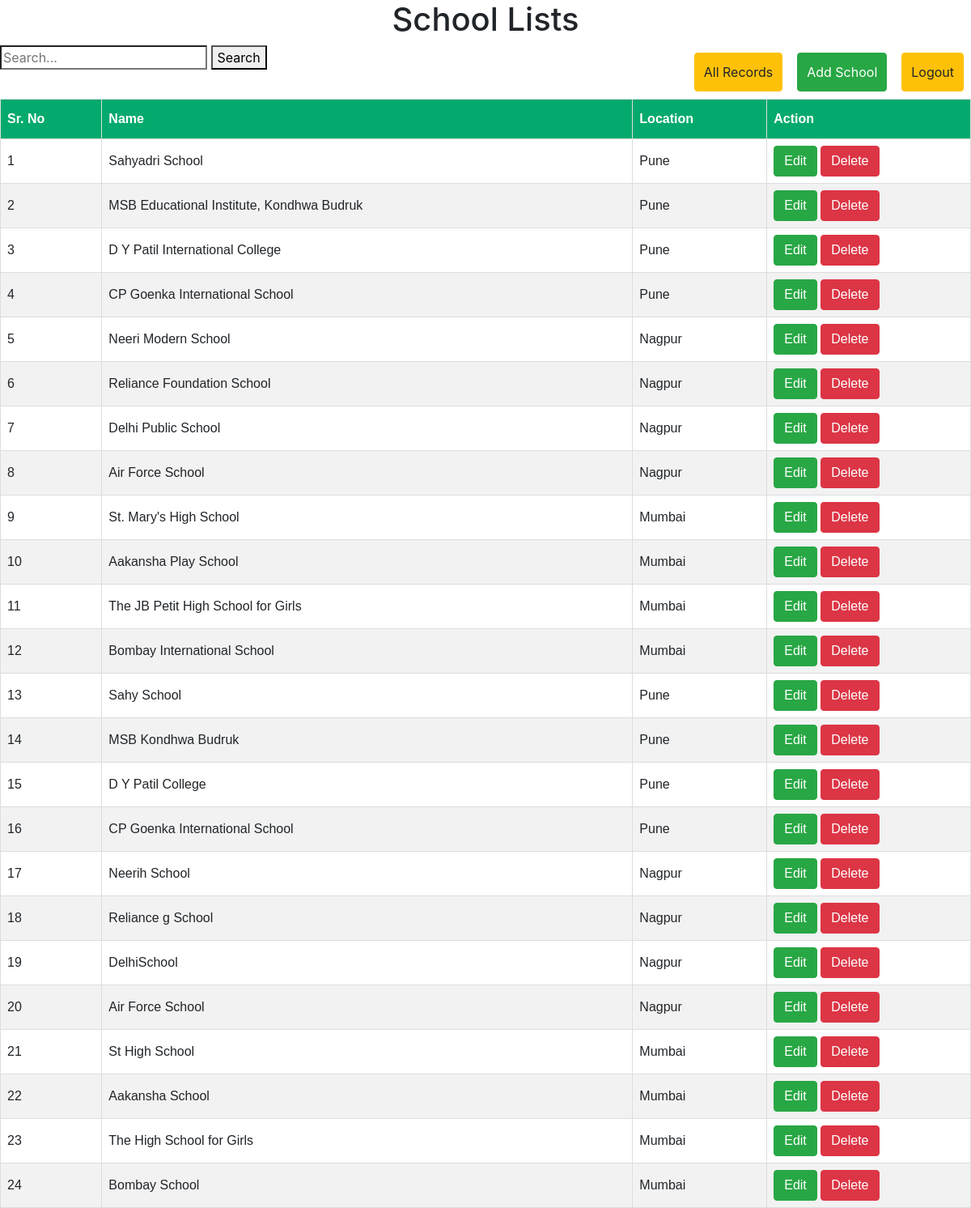
Screenshot of /index.php/register/search with the database file from the repository.
### tables this page shows
CREATE TABLE `school` (
  `id` int(11) NOT NULL,
  `reg_id` int(11) NOT NULL,
  `name` varchar(255) NOT NULL,
  `location` varchar(255) NOT NULL,
  `created` timestamp NOT NULL DEFAULT current_timestamp()
);

### application/controllers/Register.php (called while the page is built, shortened)
<?php
class Register extends CI_Controller {
	function __construct()
	{
	     $this->load->database();
	     $this->load->helpers(array('form', 'url'));
	     $this->load->model('Admin_model');
         $this->load->model('WebModel');
	 }
public function search(){
                $result  =  $this->WebModel->search();
               if(count($result)>0){
                $data['search']=$result;
                $this->load->view('search',$data);
                  }else{
                     $this->session->set_flashdata('msg', 'School Name Not Available');
            redirect('school-list','refresh');
                }
}
}

### index.php (called while the page is built, shortened)
<?php
require_once BASEPATH.'core/CodeIgniter.php';

### application/models/WebModel.php (called while the page is built, shortened)
<?php class WebModel extends CI_Model {
    public function search(){
                  $query1=$this->db->query("SELECT * FROM School WHERE name LIKE '%".$_POST['name']."%' " );
       return $query1->result();
    }
    }
?>

### application/views/search.php (the view, shortened to what this page needs)
<!DOCTYPE html>
<html>
<head>
    <link href="https://stackpath.bootstrapcdn.com/bootstrap/4.4.1/css/bootstrap.min.css" rel="stylesheet">
</head>
<body>
<h1 style="text-align: center;">School Lists</h1>
<a href="<?php echo base_url(); ?>logout" class="btn btn-warning ">Logout</a>
<a href="<?php echo base_url(); ?>create" class="btn btn-success " style="float: right;
    padding: 11px;  margin: 9px;">Add School</a>
    <a href="<?php echo base_url(); ?>school-list" class="btn btn-warning ">All Records</a>
    <form id="form" method="post" action="<?php echo base_url('serched');?>">
  <input type="search" id="query" name="q" placeholder="Search..." >
  <button type="submit">Search</button>
</form>
<br>
<table id="customers">
  <tr>
    <th>Sr. No</th>
    <th>Name</th>
    <th>Location</th>
    <th>Action</th>
  </tr>
     <tbody>
                  <?php $sr=1;foreach($search as $record){?>
                  <tr>
                   <td><?=$record->id;?></td>
                   <td><?=$record->name;?></td>
                   <td><?=$record->location;?></td>
                    <td style="width: 21%;"><a href="<?php echo base_url('school_edit?id='.$record->id);?>" class="btn btn-success">
                          <i class="fas fa-edit"></i> Edit
                        </a>
                        <button class="btn btn-danger" data-toggle="modal" data-target="#modal<?=$record->id?>"><i class="fas fa-trash-alt"></i>Delete</button>
                    </td>
                  </tr>
                 <?php $sr++; }?>
                  </tbody>
</table>
</body>
</html>

### application/views/search.php (style rules this page uses)
#customers { font-family: Arial, Helvetica, sans-serif; border-collapse: collapse; width: 100%; }
#customers td, #customers th { border: 1px solid #ddd; padding: 8px; }
#customers tr:nth-child(even) { background-color: #f2f2f2; }
#customers th { padding-top: 12px; padding-bottom: 12px; text-align: left; background-color: #04AA6D; color: white; }
.btn { display: inline-block; font-weight: 400; text-align: center; white-space: nowrap; vertical-align: middle; -webkit-user-select: none; -moz-user-select: none; -ms-user-select: none; user-select: none; border: 1px solid transparent; padding: 0.375rem 0.75rem; font-size: 1rem; line-height: 1.5; border-radius: 0.25rem; transition: color .15s ease-in-out,background-color .15s ease-in-out,border-color .15s ease-in-out,box-shadow .15s ease-in-out; }
.btn-danger { color: #fff; background-color: #dc3545; border-color: #dc3545; }
.btn-success { color: #fff; background-color: #28a745; border-color: #28a745; }
.btn-warning { color: #212529; background-color: #ffc107; border-color: #ffc107; float: right; padding: 11px; margin: 9px; }

### rows the page displays
school: id "1", name "Sahyadri School", location "Pune"
school: id "2", name "MSB Educational Institute, Kondhwa Budruk", location "Pune"
school: id "3", name "D Y Patil International College", location "Pune"
school: id "4", name "CP Goenka International School", location "Pune"
school: id "5", name "Neeri Modern School", location "Nagpur"
school: id "6", name "Reliance Foundation School", location "Nagpur"
school: id "7", name "Delhi Public School", location "Nagpur"
school: id "8", name "Air Force School", location "Nagpur"
school: id "9", name "St. Mary's High School", location "Mumbai"
school: id "10", name "Aakansha Play School", location "Mumbai"
school: id "11", name "The JB Petit High School for Girls", location "Mumbai"
school: id "12", name "Bombay International School", location "Mumbai"
school: id "13", name "Sahy School", location "Pune"
school: id "14", name "MSB Kondhwa Budruk", location "Pune"
school: id "15", name "D Y Patil College", location "Pune"
school: id "16", name "CP Goenka International School", location "Pune"
school: id "17", name "Neerih School", location "Nagpur"
school: id "18", name "Reliance g School", location "Nagpur"
school: id "19", name "DelhiSchool", location "Nagpur"
school: id "20", name "Air Force School", location "Nagpur"
school: id "21", name "St High School", location "Mumbai"
school: id "22", name "Aakansha School", location "Mumbai"
school: id "23", name "The High School for Girls", location "Mumbai"
school: id "24", name "Bombay School", location "Mumbai"
